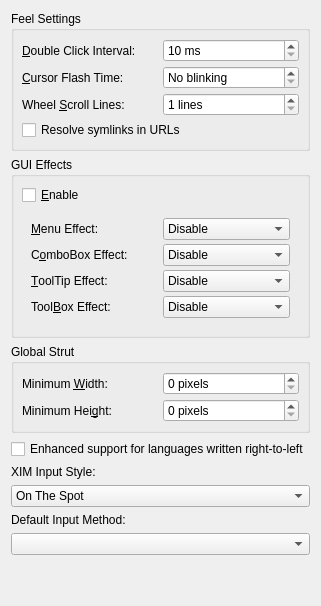
      <widget class="QWidget" name="interfaceTab">
       <attribute name="title">
        <string>Interface</string>
       </attribute>
       <layout class="QVBoxLayout">
        <item>
         <widget class="QGroupBox" name="feelSettingsGroup">
          <property name="title">
           <string>Feel Settings</string>
          </property>
          <layout class="QGridLayout">
           <property name="margin">
            <number>8</number>
           </property>
           <property name="spacing">
            <number>4</number>
           </property>
           <item row="0" column="1">
            <widget class="QSpinBox" name="doubleClickIntervalSpinBox">
             <property name="suffix">
              <string> ms</string>
             </property>
             <property name="minimum">
              <number>10</number>
             </property>
             <property name="maximum">
              <number>10000</number>
             </property>
            </widget>
           </item>
           <item row="0" column="0">
            <widget class="QLabel" name="doubleClickIntervalLabel">
             <property name="text">
              <string>&amp;Double Click Interval:</string>
             </property>
             <property name="buddy">
              <cstring>doubleClickIntervalSpinBox</cstring>
             </property>
            </widget>
           </item>
           <item row="1" column="1">
            <widget class="QSpinBox" name="cursorFlashTimeSpinBox">
             <property name="specialValueText">
              <string>No blinking</string>
             </property>
             <property name="suffix">
              <string> ms</string>
             </property>
             <property name="minimum">
              <number>9</number>
             </property>
             <property name="maximum">
              <number>10000</number>
             </property>
            </widget>
           </item>
           <item row="1" column="0">
            <widget class="QLabel" name="cursorFlashTimeLabel">
             <property name="text">
              <string>&amp;Cursor Flash Time:</string>
             </property>
             <property name="buddy">
              <cstring>cursorFlashTimeSpinBox</cstring>
             </property>
            </widget>
           </item>
           <item row="2" column="1">
            <widget class="QSpinBox" name="wheelScrollLinesSpinBox">
             <property name="suffix">
              <string> lines</string>
             </property>
             <property name="minimum">
              <number>1</number>
             </property>
             <property name="maximum">
              <number>20</number>
             </property>
            </widget>
           </item>
           <item row="2" column="0">
            <widget class="QLabel" name="wheelScrollLinesLabel">
             <property name="text">
              <string>Wheel &amp;Scroll Lines:</string>
             </property>
             <property name="buddy">
              <cstring>wheelScrollLinesSpinBox</cstring>
             </property>
            </widget>
           </item>
           <item row="3" column="0" colspan="2">
            <widget class="QCheckBox" name="resolveLinksCheckBox">
             <property name="text">
              <string>Resolve symlinks in URLs</string>
             </property>
            </widget>
           </item>
          </layout>
         </widget>
        </item>
        <item>
         <widget class="QGroupBox" name="guiEffectsGroup">
          <property name="title">
           <string>GUI Effects</string>
          </property>
          <layout class="QVBoxLayout">
           <property name="spacing">
            <number>4</number>
           </property>
           <property name="margin">
            <number>8</number>
           </property>
           <item>
            <widget class="QCheckBox" name="effectsCheckBox">
             <property name="text">
              <string>&amp;Enable</string>
             </property>
             <property name="shortcut">
              <string>Alt+E</string>
             </property>
            </widget>
           </item>
           <item>
            <widget class="QFrame" name="effectsFrame">
             <layout class="QGridLayout">
              <property name="spacing">
               <number>4</number>
              </property>
              <item row="0" column="0">
               <widget class="QLabel" name="menuEffectLabel">
                <property name="text">
                 <string>&amp;Menu Effect:</string>
                </property>
                <property name="buddy">
                 <cstring>menuEffectCombo</cstring>
                </property>
               </widget>
              </item>
              <item row="1" column="0">
               <widget class="QLabel" name="comboEffectLabel">
                <property name="text">
                 <string>C&amp;omboBox Effect:</string>
                </property>
                <property name="buddy">
                 <cstring>comboEffectCombo</cstring>
                </property>
               </widget>
              </item>
              <item row="2" column="0">
               <widget class="QLabel" name="toolTipEffectLabel">
                <property name="text">
                 <string>&amp;ToolTip Effect:</string>
                </property>
                <property name="buddy">
                 <cstring>toolTipEffectCombo</cstring>
                </property>
               </widget>
              </item>
              <item row="3" column="0">
               <widget class="QLabel" name="toolBoxEffectLabel">
                <property name="text">
                 <string>Tool&amp;Box Effect:</string>
                </property>
                <property name="buddy">
                 <cstring>toolBoxEffectCombo</cstring>
                </property>
               </widget>
              </item>
              <item row="0" column="1">
               <widget class="QComboBox" name="menuEffectCombo">
                <property name="currentIndex">
                 <number>0</number>
                </property>
                <property name="autoCompletion">
                 <bool>true</bool>
                </property>
                <item>
                 <property name="text">
                  <string>Disable</string>
                 </property>
                </item>
                <item>
                 <property name="text">
                  <string>Animate</string>
                 </property>
                </item>
                <item>
                 <property name="text">
                  <string>Fade</string>
                 </property>
                </item>
               </widget>
              </item>
              <item row="1" column="1">
               <widget class="QComboBox" name="comboEffectCombo">
                <item>
                 <property name="text">
                  <string>Disable</string>
                 </property>
                </item>
                <item>
                 <property name="text">
                  <string>Animate</string>
                 </property>
                </item>
               </widget>
              </item>
              <item row="2" column="1">
               <widget class="QComboBox" name="toolTipEffectCombo">
                <item>
                 <property name="text">
                  <string>Disable</string>
                 </property>
                </item>
                <item>
                 <property name="text">
                  <string>Animate</string>
                 </property>
                </item>
                <item>
                 <property name="text">
                  <string>Fade</string>
                 </property>
                </item>
               </widget>
              </item>
              <item row="3" column="1">
               <widget class="QComboBox" name="toolBoxEffectCombo">
                <item>
                 <property name="text">
                  <string>Disable</string>
                 </property>
                </item>
                <item>
                 <property name="text">
                  <string>Animate</string>
                 </property>
                </item>
               </widget>
              </item>
             </layout>
            </widget>
           </item>
          </layout>
         </widget>
        </item>
        <item>
         <widget class="QGroupBox" name="globalStrutGroup">
          <property name="title">
           <string>Global Strut</string>
          </property>
          <layout class="QGridLayout">
           <property name="margin">
            <number>8</number>
           </property>
           <property name="spacing">
            <number>4</number>
           </property>
           <item row="0" column="0">
            <widget class="QLabel" name="strutWidthLabel">
             <property name="text">
              <string>Minimum &amp;Width:</string>
             </property>
             <property name="buddy">
              <cstring>strutWidthSpinBox</cstring>
             </property>
            </widget>
           </item>
           <item row="1" column="0">
            <widget class="QLabel" name="strutHeightLabel">
             <property name="text">
              <string>Minimum Hei&amp;ght:</string>
             </property>
             <property name="buddy">
              <cstring>strutHeightSpinBox</cstring>
             </property>
            </widget>
           </item>
           <item row="0" column="1">
            <widget class="QSpinBox" name="strutWidthSpinBox">
             <property name="suffix">
              <string> pixels</string>
             </property>
             <property name="maximum">
              <number>1000</number>
             </property>
            </widget>
           </item>
           <item row="1" column="1">
            <widget class="QSpinBox" name="strutHeightSpinBox">
             <property name="suffix">
              <string> pixels</string>
             </property>
             <property name="maximum">
              <number>1000</number>
             </property>
            </widget>
           </item>
          </layout>
         </widget>
        </item>
        <item>
         <widget class="QCheckBox" name="rtlExtensionsCheckBox">
          <property name="text">
           <string>Enhanced support for languages written right-to-left</string>
          </property>
         </widget>
        </item>
        <item>
         <widget class="QLabel" name="inputStyleLabel">
          <property name="text">
           <string>XIM Input Style:</string>
          </property>
         </widget>
        </item>
        <item>
         <widget class="QComboBox" name="inputStyleCombo">
          <property name="currentIndex">
           <number>0</number>
          </property>
          <item>
           <property name="text">
            <string>On The Spot</string>
           </property>
          </item>
          <item>
           <property name="text">
            <string>Over The Spot</string>
           </property>
          </item>
          <item>
           <property name="text">
            <string>Off The Spot</string>
           </property>
          </item>
          <item>
           <property name="text">
            <string>Root</string>
           </property>
          </item>
         </widget>
        </item>
        <item>
         <widget class="QLabel" name="inputMethodLabel">
          <property name="text">
           <string>Default Input Method:</string>
          </property>
         </widget>
        </item>
        <item>
         <widget class="QComboBox" name="inputMethodCombo">
          <property name="currentIndex">
           <number>-1</number>
          </property>
         </widget>
        </item>
        <item>
         <spacer>
          <property name="orientation">
           <enum>Qt::Vertical</enum>
          </property>
          <property name="sizeType">
           <enum>QSizePolicy::Expanding</enum>
          </property>
          <property name="sizeHint" stdset="0">
           <size>
            <width>20</width>
            <height>40</height>
           </size>
          </property>
         </spacer>
        </item>
       </layout>
      </widget>
